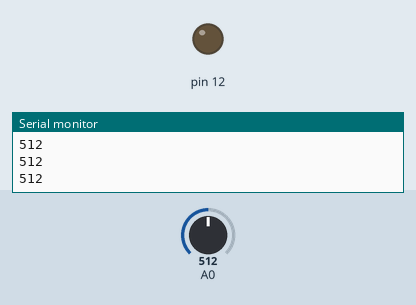
This sketch was run on a simulated Arduino Uno, built with avr-gcc and run on an emulated ATmega328P. Parts: output pins drawn as LEDs (lit = HIGH), the last lines printed to the serial monitor. The test bench sets the inputs (shaded band); at power-on: A0 = 512.

Above: at 1.3 s.
1.4 s: A0 set to 582
3.2 s: A0 set to 619
At 5.2 s:
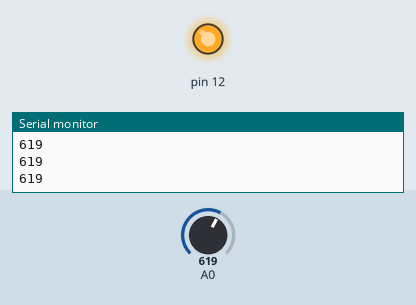
5.5 s: A0 set to 590
At 7.0 s:
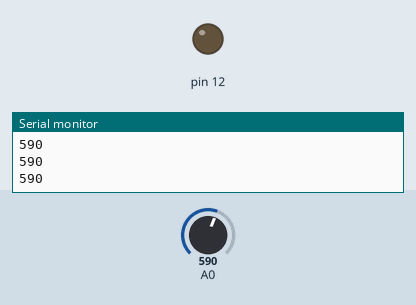
7.5 s: A0 set to 610
At 8.5 s:
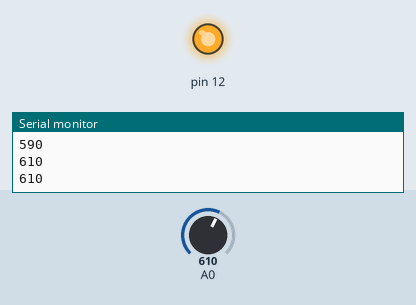
Timing chart, 0 to 10.5 s (numbered marks = the images above; inputs shaded):
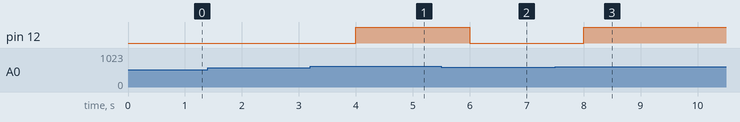

The sketch:

20180906.ino
```cpp
void setup() {
Serial.begin(9600);
pinMode(12,OUTPUT);
}

void loop() {
int abc = analogRead(A0);
Serial.println(abc);
delay(500);

if(abc>600)
{
 digitalWrite(12,HIGH);
}
else
{
 digitalWrite(12,LOW);
 }
}
```

Measured:
- the behaviour switches between 600 and 601 on A0 (found by bisection; images 0 and 1)
- after the input at 3.2 s, pin 12: LOW → HIGH after 0.80 s
- after the input at 5.5 s, pin 12: HIGH → LOW after 0.50 s
- after the input at 7.5 s, pin 12: LOW → HIGH after 0.50 s
